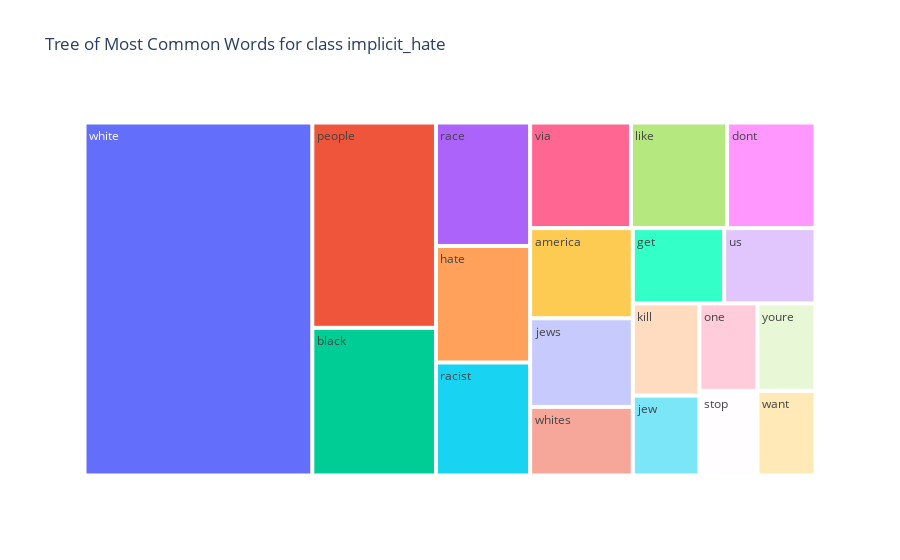

The code cell stored with this chart in its notebook:
### Code cell
fig = px.treemap(temp_implicit_hate, path=['Common_words'], values='count',title='Tree of Most Common Words for class implicit_hate')
fig.show()

### Figure 1 — Plotly figure (JSON) as saved in the notebook; plotly's stock layout.template omitted (floating-point values rounded to 4 significant figures)
{"data": [{"branchvalues": "total", "domain": {"x": [0, 1], "y": [0, 1]}, "hovertemplate": "labels=%{label}<br>count=%{value}<br>parent=%{parent}<br>id=%{id}<extra></extra>", "ids": ["america", "black", "dont", "get", "hate", "jew", "jews", "kill", "like", "one", "people", "race", "racist", "stop", "us", "via", "want", "white", "whites", "youre"], "labels": ["america", "black", "dont", "get", "hate", "jew", "jews", "kill", "like", "one", "people", "race", "racist", "stop", "us", "via", "want", "white", "whites", "youre"], "name": "", "parents": ["", "", "", "", "", "", "", "", "", "", "", "", "", "", "", "", "", "", "", ""], "type": "treemap", "values": [113, 223, 114, 84, 134, 65, 111, 75, 124, 62, 310, 142, 130, 60, 84, 130, 60, 982, 86, 62]}], "layout": {"legend": {"tracegroupgap": 0}, "title": {"text": "Tree of Most Common Words for class implicit_hate"}}}
